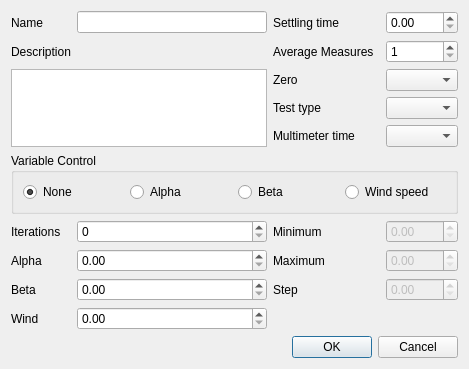
<?xml version="1.0" encoding="UTF-8"?>
<ui version="4.0">
 <class>MeasurementsPreferences</class>
 <widget class="QDialog" name="MeasurementsPreferences">
  <property name="geometry">
   <rect>
    <x>0</x>
    <y>0</y>
    <width>500</width>
    <height>406</height>
   </rect>
  </property>
  <property name="windowTitle">
   <string>Dialog</string>
  </property>
  <layout class="QGridLayout" name="gridLayout">
   <property name="sizeConstraint">
    <enum>QLayout::SetFixedSize</enum>
   </property>
   <item row="18" column="1" colspan="5">
    <widget class="QDialogButtonBox" name="buttonBox">
     <property name="orientation">
      <enum>Qt::Horizontal</enum>
     </property>
     <property name="standardButtons">
      <set>QDialogButtonBox::Cancel|QDialogButtonBox::Ok</set>
     </property>
    </widget>
   </item>
   <item row="9" column="1" colspan="5">
    <widget class="QGroupBox" name="groupBox">
     <property name="title">
      <string>Variable Control</string>
     </property>
     <layout class="QHBoxLayout" name="horizontalLayout">
      <item>
       <widget class="QRadioButton" name="radioButtonNone">
        <property name="text">
         <string>None</string>
        </property>
        <property name="checked">
         <bool>true</bool>
        </property>
        <attribute name="buttonGroup">
         <string>controlGroup</string>
        </attribute>
       </widget>
      </item>
      <item>
       <widget class="QRadioButton" name="radioButtonAlpha">
        <property name="text">
         <string>Alpha</string>
        </property>
        <attribute name="buttonGroup">
         <string>controlGroup</string>
        </attribute>
       </widget>
      </item>
      <item>
       <widget class="QRadioButton" name="radioButtonBeta">
        <property name="text">
         <string>Beta</string>
        </property>
        <attribute name="buttonGroup">
         <string>controlGroup</string>
        </attribute>
       </widget>
      </item>
      <item>
       <widget class="QRadioButton" name="radioButtonWind">
        <property name="text">
         <string>Wind speed</string>
        </property>
        <attribute name="buttonGroup">
         <string>controlGroup</string>
        </attribute>
       </widget>
      </item>
     </layout>
    </widget>
   </item>
   <item row="10" column="1">
    <widget class="QLabel" name="labelN">
     <property name="text">
      <string>Iterations</string>
     </property>
    </widget>
   </item>
   <item row="10" column="2">
    <widget class="QSpinBox" name="spinBoxN">
     <property name="maximum">
      <number>999</number>
     </property>
    </widget>
   </item>
   <item row="11" column="2">
    <widget class="QDoubleSpinBox" name="doubleSpinBoxAlpha"/>
   </item>
   <item row="14" column="2">
    <widget class="QDoubleSpinBox" name="doubleSpinBoxBeta"/>
   </item>
   <item row="15" column="2">
    <widget class="QDoubleSpinBox" name="doubleSpinBoxWind"/>
   </item>
   <item row="10" column="3">
    <widget class="QLabel" name="labelMin">
     <property name="text">
      <string>Minimum</string>
     </property>
    </widget>
   </item>
   <item row="11" column="3">
    <widget class="QLabel" name="labelMax">
     <property name="text">
      <string>Maximum</string>
     </property>
    </widget>
   </item>
   <item row="14" column="3">
    <widget class="QLabel" name="labelStep">
     <property name="text">
      <string>Step</string>
     </property>
    </widget>
   </item>
   <item row="10" column="5">
    <widget class="QDoubleSpinBox" name="doubleSpinBoxMin">
     <property name="enabled">
      <bool>false</bool>
     </property>
    </widget>
   </item>
   <item row="11" column="5">
    <widget class="QDoubleSpinBox" name="doubleSpinBoxMax">
     <property name="enabled">
      <bool>false</bool>
     </property>
    </widget>
   </item>
   <item row="14" column="5">
    <widget class="QDoubleSpinBox" name="doubleSpinBoxStep">
     <property name="enabled">
      <bool>false</bool>
     </property>
    </widget>
   </item>
   <item row="11" column="1">
    <widget class="QLabel" name="labelAlpha">
     <property name="text">
      <string>Alpha</string>
     </property>
    </widget>
   </item>
   <item row="14" column="1">
    <widget class="QLabel" name="labelBeta">
     <property name="text">
      <string>Beta</string>
     </property>
    </widget>
   </item>
   <item row="15" column="1">
    <widget class="QLabel" name="labelWind">
     <property name="text">
      <string>Wind</string>
     </property>
    </widget>
   </item>
   <item row="0" column="1">
    <widget class="QLabel" name="labelName">
     <property name="text">
      <string>Name</string>
     </property>
    </widget>
   </item>
   <item row="0" column="2">
    <widget class="QLineEdit" name="edit_name"/>
   </item>
   <item row="1" column="1">
    <widget class="QLabel" name="labelDescription">
     <property name="text">
      <string>Description</string>
     </property>
    </widget>
   </item>
   <item row="3" column="1" rowspan="3" colspan="2">
    <widget class="QPlainTextEdit" name="plainTextEdit"/>
   </item>
   <item row="0" column="3">
    <widget class="QLabel" name="labelSettlingTime">
     <property name="text">
      <string>Settling time</string>
     </property>
    </widget>
   </item>
   <item row="0" column="5">
    <widget class="QDoubleSpinBox" name="doubleSpinBoxSettling"/>
   </item>
   <item row="1" column="3">
    <widget class="QLabel" name="labelAverage">
     <property name="text">
      <string>Average Measures</string>
     </property>
    </widget>
   </item>
   <item row="1" column="5">
    <widget class="QSpinBox" name="spinBoxAverage">
     <property name="minimum">
      <number>1</number>
     </property>
    </widget>
   </item>
   <item row="3" column="3">
    <widget class="QLabel" name="labelZero">
     <property name="text">
      <string>Zero</string>
     </property>
    </widget>
   </item>
   <item row="3" column="5">
    <widget class="QComboBox" name="combo_zero"/>
   </item>
   <item row="4" column="3">
    <widget class="QLabel" name="labelMatrix">
     <property name="text">
      <string>Test type</string>
     </property>
    </widget>
   </item>
   <item row="4" column="5">
    <widget class="QComboBox" name="combo_matrix">
     <property name="toolTip">
      <string>The type of test being made. Either in  midle section or bottom of the section</string>
     </property>
    </widget>
   </item>
   <item row="5" column="3">
    <widget class="QLabel" name="labelDVMTime">
     <property name="text">
      <string>Multimeter time</string>
     </property>
    </widget>
   </item>
   <item row="5" column="5">
    <widget class="QComboBox" name="combo_dvm_time">
     <property name="currentIndex">
      <number>-1</number>
     </property>
    </widget>
   </item>
  </layout>
 </widget>
 <resources/>
 <connections>
  <connection>
   <sender>buttonBox</sender>
   <signal>rejected()</signal>
   <receiver>MeasurementsPreferences</receiver>
   <slot>reject()</slot>
   <hints>
    <hint type="sourcelabel">
     <x>295</x>
     <y>513</y>
    </hint>
    <hint type="destinationlabel">
     <x>286</x>
     <y>274</y>
    </hint>
   </hints>
  </connection>
  <connection>
   <sender>buttonBox</sender>
   <signal>accepted()</signal>
   <receiver>MeasurementsPreferences</receiver>
   <slot>accept()</slot>
   <hints>
    <hint type="sourcelabel">
     <x>240</x>
     <y>513</y>
    </hint>
    <hint type="destinationlabel">
     <x>282</x>
     <y>246</y>
    </hint>
   </hints>
  </connection>
 </connections>
 <slots>
  <slot>test_input()</slot>
 </slots>
 <buttongroups>
  <buttongroup name="controlGroup"/>
 </buttongroups>
</ui>
